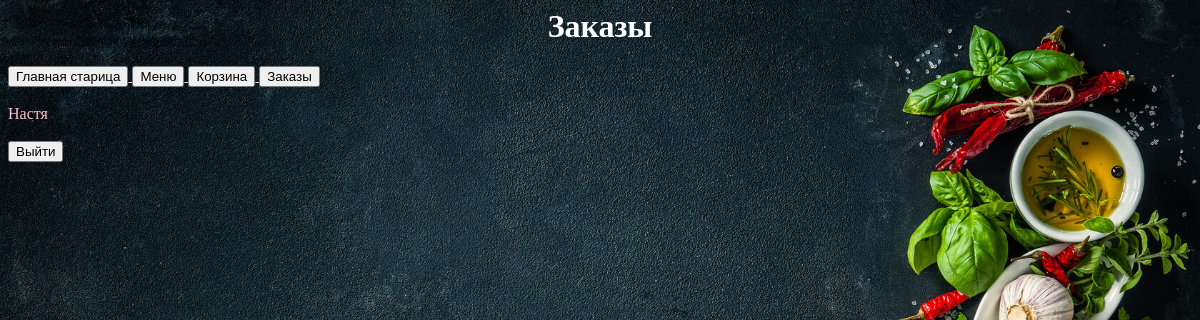
/orders/ (signed in), run on an earlier commit of the app's database.
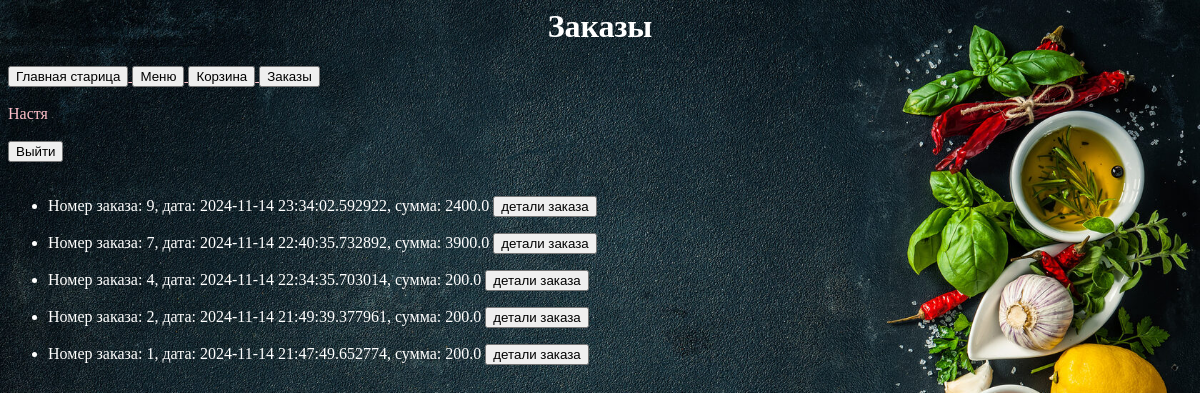
And on a later commit of the database.
### app/models.py (models this page shows, shortened)
class User(db.Model):
    __tablename__ = 'users'
    id = db.Column(db.Integer, unique=True, primary_key=True)
    name = db.Column(db.String)
    username = db.Column(db.String, unique=True)
    email = db.Column(db.String, unique=True)
    password = db.Column(db.String)
    created_on = db.Column(db.DateTime(), default=datetime.utcnow)
    updated_on = db.Column(db.DateTime(), default=datetime.utcnow, onupdate=datetime.utcnow)
    active = db.Column(db.Boolean())

class Order(db.Model):
    __tablename__ = 'orders'
    id = db.Column(db.Integer, primary_key=True, index=True)
    user_id = db.Column(db.Integer)
    summa = db.Column(db.Numeric(10, 2), nullable=False)
    delivery = db.Column(db.String, default='self')
    phone = db.Column(db.String)
    address = db.Column(db.String)
    pay_stat = db.Column(db.String, default='not')
    status = db.Column(db.Integer, default=1)
    comment = db.Column(db.Text)
    time_create = db.Column(db.DateTime, default=datetime.now())
    time_update = db.Column(db.DateTime, default=datetime.now())

### app/views.py (the view)
@app.route('/orders/')
def orders():
    global current_user
    orderss = Order.query.filter_by(user_id=current_user.id).order_by(Order.id.desc()).all()
    title = 'Заказы'
    return render_template('orders.html', current_user=current_user, title=title, orderss=orderss)

### app/views.py (called while the page is built)
@login_manager.user_loader
def load_user(user_id):
    return User.query.filter_by(id=user_id).first()  # Fetch the user from the database

### app/templates/orders.html (shortened to what this page needs)
{% extends "base.html" %}
{% block pagename %}
<h1>{{ title }}</h1>
{% endblock %}
{% block content %}
{% for order in orderss %}
<ul>
    <li>Номер заказа: {{ order.id }}, дата: {{ order.time_create }}, сумма: {{ order.summa | float}}
        <a href='order/{{ order.id }}'>
            <button type="button" name="info">детали заказа</button>
        </a>
    </li>
</ul>
{% endfor %}
{% endblock %}

### app/templates/base.html (shortened to what this page needs)
<html lang="en">
<head>
    <link rel="stylesheet" href='{{ url_for("static", filename="css/style12.css") }}'>
</head>
<body>
<header>
    {% block pagename %}{% endblock %}
</header>
<nav>
    {% block menu %}
    <a href='/base/'>
        <button type="button">Главная старица</button>
    </a>
    <a href='/menu/'>
        <button type="button">Меню</button>
    </a>
    <a href='/basket/'>
        <button type="button">Корзина</button>
    </a>
    {% if current_user.id > 1 %}
    <a href='/orders/'>
        <button type="button">Заказы</button>
    </a>
    {% endif %}
    <br><br>
    {{ current_user.name }}
    <br><br>
    {% if current_user.id == 1 %}
    <a href='/login/'>
        <button type="button">Войти</button>
    </a>
    <a href='/register/'>
        <button type="button">Зарегистрироваться</button>
    </a>
    {% else %}
    <a href='/logout/'>
        <button type="button">Выйти</button>
    </a>
    {% endif %}
    {% endblock %}
</nav>
<main><br>
    {% block content %}{% endblock %}
</main>
</body>
</html>

### app/static/css/style12.css (style rules this page uses)
h1 { text-align: center; color: #FFFFFF; }
a { text-align: left; color: #FFC0CB; }
html { background-image: url(fon1.jpg); background-repeat: no-repeat; background-position: center center; background-attachment: fixed; -webkit-background-size: cover; -moz-background-size: cover; -o-background-size: cover; background-size: cover; }
body { text-align: left; color: #FFC0CB; }
ul { text-align: left; color: #FFFFFF; }

What changed in the data, as far as the page shows it:
added Order: id "9", time_create "2024-11-14 23:34:02.592922", summa "2400.0"
added Order: id "7", time_create "2024-11-14 22:40:35.732892", summa "3900.0"
added Order: id "4", time_create "2024-11-14 22:34:35.703014", summa "200.0"
added Order: id "2", time_create "2024-11-14 21:49:39.377961", summa "200.0"
added Order: id "1", time_create "2024-11-14 21:47:49.652774", summa "200.0"
